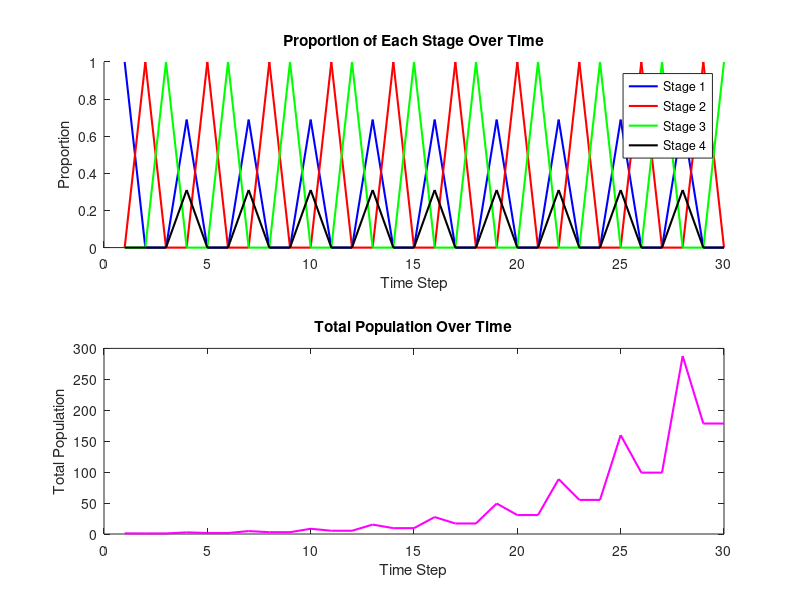

Source code (MATLAB):
L1 = [0, 0.1, 0.2, 1;
      0.8, 0, 0, 0;
      0, 0.4, 0, 0;
      0, 0, 0.6, 0];
n = size(L1, 1);
for j = 1:n^2 - 2*n + 2
    L1_power = L1^j;
    min_value = min(L1_power(:));
    fprintf('For j = %d, the smallest value in L1^j is: %f\n', j, min_value);
end

L2 = [0, 0, 2, 0;
      0.9, 0, 0, 0;
      0, 1, 0, 0;
      0, 0, 0.9, 0];

x = [1; 0; 0; 0];

r1 = zeros(30, 1);
r2 = zeros(30, 1);
r3 = zeros(30, 1);
r4 = zeros(30, 1);
n_s = zeros(30, 1);
for j = 1:n^2 - 2*n + 2
    L2_power = L2^j;
    min_value = min(L2_power(:));
    fprintf('For j = %d, the smallest value in L2^j is: %f\n', j, min_value);
end

for t = 1:30
    n = sum(x);
    r1(t) = x(1) / n;
    r2(t) = x(2) / n;
    r3(t) = x(3) / n;
    r4(t) = x(4) / n;
    n_s(t) = n;
    x = L2 * x;
end

% 绘制比例变化图
subplot(2, 1, 1);
hold on;
plot(1:30, r1, 'b', 'LineWidth', 1.5); % 第一阶段比例
plot(1:30, r2, 'r', 'LineWidth', 1.5); % 第二阶段比例
plot(1:30, r3, 'g', 'LineWidth', 1.5); % 第三阶段比例
plot(1:30, r4, 'k', 'LineWidth', 1.5); % 第四阶段比例
legend('Stage 1', 'Stage 2', 'Stage 3', 'Stage 4', 'Location', 'best');
title('Proportion of Each Stage Over Time');
xlabel('Time Step');
ylabel('Proportion');
hold off;

% 绘制总种群数变化图
subplot(2, 1, 2);
plot(1:30, n_s, 'm', 'LineWidth', 1.5);
title('Total Population Over Time');
xlabel('Time Step');
ylabel('Total Population');